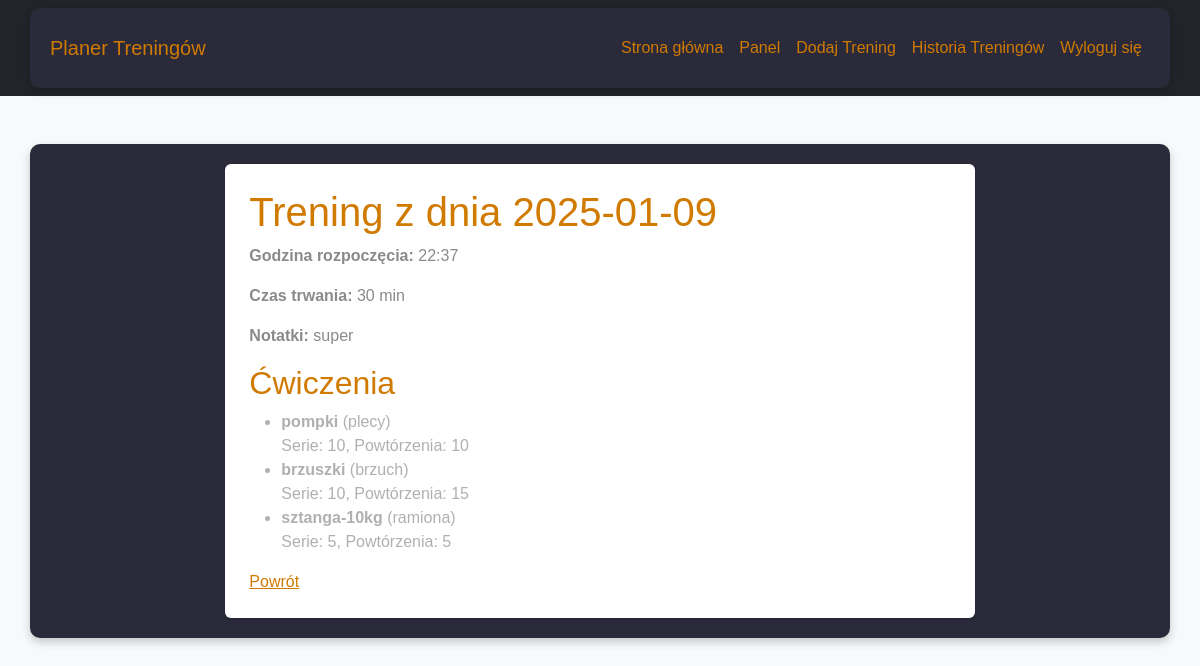
Screenshot of /workout/2 (signed in) with the database file from the repository.
### app.py (models this page shows)
class Workout(db.Model):
    id = db.Column(db.Integer, primary_key=True)
    user_id = db.Column(db.Integer, db.ForeignKey('user.id'), nullable=False)
    date = db.Column(db.String(10), nullable=False)
    start_time = db.Column(db.String(5), nullable=False)
    duration = db.Column(db.String(10), nullable=False)
    notes = db.Column(db.Text)
    user = db.relationship('User', backref=db.backref('workouts', lazy=True))

class Exercise(db.Model):
    id = db.Column(db.Integer, primary_key=True)
    workout_id = db.Column(db.Integer, db.ForeignKey('workout.id'), nullable=False)
    body_part = db.Column(db.String(50), nullable=False)
    name = db.Column(db.String(100), nullable=False)
    sets = db.Column(db.Integer, nullable=False)
    reps = db.Column(db.Integer, nullable=False)
    workout = db.relationship('Workout', backref=db.backref('exercises', lazy=True))

### app.py (the view)
@app.route("/workout/<int:workout_id>")
@login_required
def view_workout(workout_id):
    workout = Workout.query.get_or_404(workout_id)
    exercises = Exercise.query.filter_by(workout_id=workout.id).all()
    return render_template("view_workout.html", workout=workout, exercises=exercises)

### app.py (called while the page is built)
@login_manager.user_loader
def load_user(user_id):
    return User.query.get(int(user_id))

### templates/view_workout.html
{% extends "base.html" %}
{% block content %}
    <h1>Trening z dnia {{ workout.date }}</h1>
    <p><strong>Godzina rozpoczęcia:</strong> {{ workout.start_time }}</p>
    <p><strong>Czas trwania:</strong> {{ workout.duration }} min</p>
    <p><strong>Notatki:</strong> {{ workout.notes or "Brak" }}</p>
    <h2>Ćwiczenia</h2>
    {% if exercises %}
        <ul>
        {% for exercise in exercises %}
            <li>
                <strong>{{ exercise.name }}</strong> ({{ exercise.body_part }})<br>
                Serie: {{ exercise.sets }}, Powtórzenia: {{ exercise.reps }}
            </li>
        {% endfor %}
        </ul>
    {% else %}
        <p>Brak ćwiczeń w tym treningu.</p>
    {% endif %}
    <a href="{{ url_for('workout_history') }}">Powrót</a>
{% endblock %}

### templates/base.html (shortened to what this page needs)
<!DOCTYPE html>
<html lang="pl">
<head>
    <link rel="stylesheet" href="https://cdn.jsdelivr.net/npm/bootstrap@5.3.0/dist/css/bootstrap.min.css">
    <link rel="stylesheet" href="{{ url_for('static', filename='style.css') }}">
</head>
<body class="bg-light">
<nav class="navbar navbar-expand-lg navbar-dark bg-dark">
    <div class="container">
        <a class="navbar-brand" href="{{ url_for('index') }}">Planer Treningów</a>
        <div class="collapse navbar-collapse" id="navbarNav">
            <ul class="navbar-nav ms-auto">
                <li class="nav-item"><a class="nav-link" href="{{ url_for('index') }}">Strona główna</a></li>
                {% if current_user.is_authenticated %}
                    <li class="nav-item"><a class="nav-link" href="{{ url_for('dashboard') }}">Panel</a></li>
                    <li class="nav-item"><a class="nav-link" href="{{ url_for('add_workout') }}">Dodaj Trening</a></li>
                    <li class="nav-item"><a class="nav-link" href="{{ url_for('workout_history') }}">Historia Treningów</a></li>
                    <li class="nav-item"><a class="nav-link text-danger" href="{{ url_for('logout') }}">Wyloguj się</a></li>
                {% else %}
                    <li class="nav-item"><a class="nav-link" href="{{ url_for('login') }}">Logowanie</a></li>
                    <li class="nav-item"><a class="nav-link" href="{{ url_for('register') }}">Rejestracja</a></li>
                {% endif %}
            </ul>
        </div>
    </div>
</nav>
<div class="container mt-5">
    <div class="row justify-content-center">
        <div class="col-md-8 bg-white p-4 rounded shadow-sm">
            {% block content %}{% endblock %}
        </div>
    </div>
</div>
</body>
</html>

### static/style.css (style rules this page uses)
body { background-color: #1e1e2f; color: #b0b0b0; font-family: 'Arial', sans-serif; }
.container { background: #2a2a3a; padding: 20px; border-radius: 10px; box-shadow: 0 4px 10px rgba(0, 0, 0, 0.2); }
h1, h2 { color: #d17a00; }
p { color: #8a8a8a; font-size: 16px; }
.navbar { background: #181824; }
.navbar-brand, .nav-link { color: #d17a00 !important; }
a { color: #d17a00; }

### rows the page displays
Workout: date "2025-01-09", start_time "22:37", duration "30", notes "super"
Exercise: name "pompki", body_part "plecy", sets "10", reps "10"
Exercise: name "brzuszki", body_part "brzuch", sets "10", reps "15"
Exercise: name "sztanga-10kg", body_part "ramiona", sets "5", reps "5"
